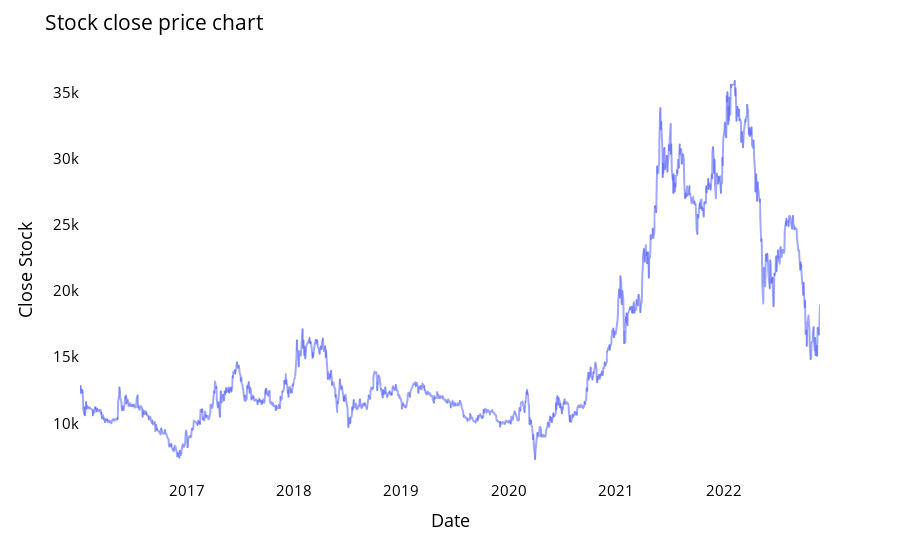

The code cell stored with this chart in its notebook:
### Markdown cell above
Plotting stock close price chart

### Code cell
fig = px.line(closedf, x=closedf.date, y=closedf.close,labels={'date':'Date','close':'Close Stock'})
fig.update_traces(marker_line_width=2, opacity=0.6)
fig.update_layout(title_text='Stock close price chart', plot_bgcolor='white', font_size=15, font_color='black')
fig.update_xaxes(showgrid=False)
fig.update_yaxes(showgrid=False)
fig.show()

### Figure 1 — Plotly figure (JSON) as saved in the notebook; plotly's stock layout.template omitted (floating-point values rounded to 4 significant figures; data arrays with more than 128 entries replaced by an {"elided": "..."} marker saying what was removed)
{"data": [{"hovertemplate": "Date=%{x}<br>Close Stock=%{y}<extra></extra>", "legendgroup": "", "line": {"color": "#636efa", "dash": "solid"}, "marker": {"line": {"width": 2}, "symbol": "circle"}, "mode": "lines", "name": "", "opacity": 0.6, "showlegend": false, "type": "scattergl", "x": {"elided": "1727 str values"}, "xaxis": "x", "y": {"elided": "1727 int values"}, "yaxis": "y"}], "layout": {"font": {"color": "black", "size": 15}, "legend": {"tracegroupgap": 0}, "margin": {"t": 60}, "plot_bgcolor": "white", "title": {"text": "Stock close price chart"}, "xaxis": {"anchor": "y", "domain": [0, 1], "showgrid": false, "title": {"text": "Date"}}, "yaxis": {"anchor": "x", "domain": [0, 1], "showgrid": false, "title": {"text": "Close Stock"}}}}
